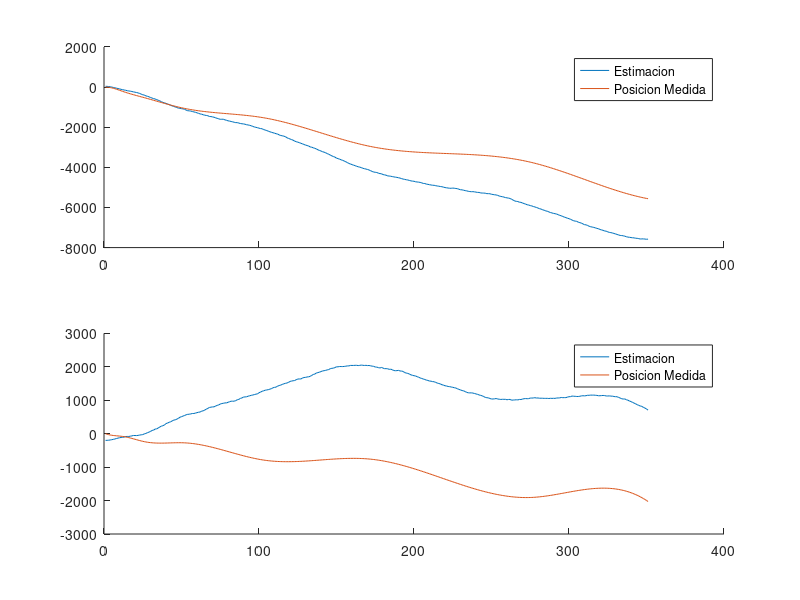
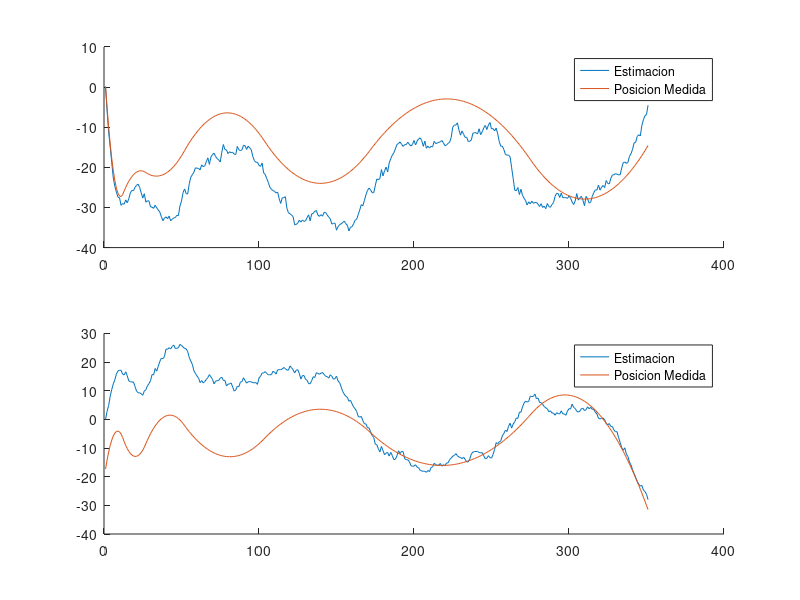
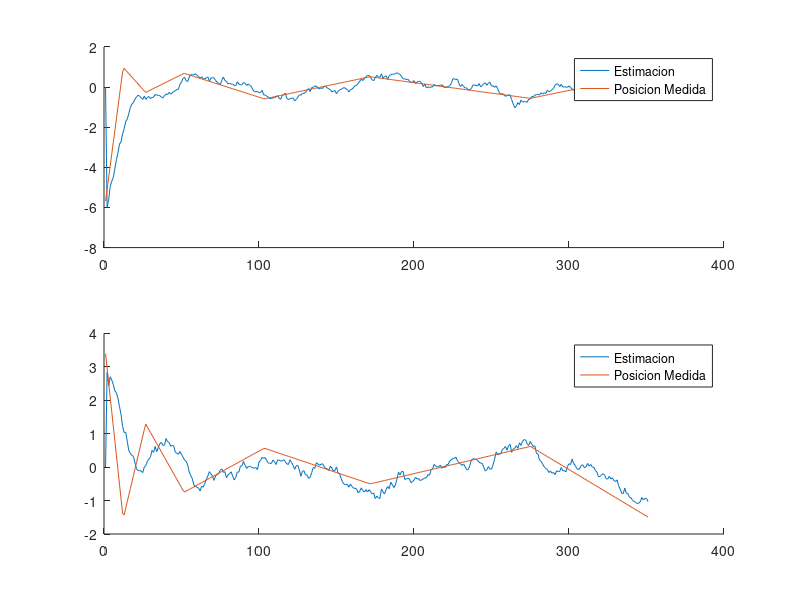
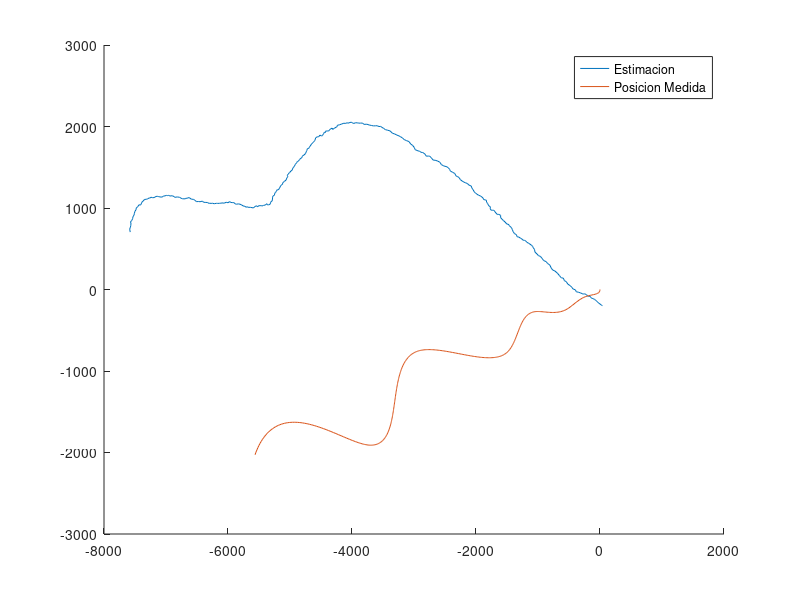

These figures' MATLAB source, in order:
clear all
close all
clc

load('tp3_kalman.mat');
%%%%%%%%%%%%%%%%%%%%%%%%%%%%%%%%%%%%%%%%%%%%%%%%%%%%%%%%%%%%%%%%%%%%%%%%%%%

%toEvaluate= 'position';
%toEvaluate= 'velocity';
toEvaluate= 'aceleration';
%toEvaluate= 'position and velocity';

%Auxiliares
I = [1,0;0,1];
O = zeros(size(I));
O_6 =[O,O,O;O,O,O;O,O,O];
final = length(p) ;
Xsave = [];
E = [];

%Parametros del modelo continuo
sigma_a_dot = 10^-1 ;
q = sigma_a_dot^2*I;
Q = [O,O,O;O,O,O;O,O,q]; %Cov ruido de proceso
A=[O,I,O;O,O,I;O,O,O];

sigma_p = sqrt(100);
sigma_v = sqrt(10);
sigma_a = sqrt(1);

if (strcmp(toEvaluate,'position'))
    C=[I,O,O];
    R = diag([sigma_p^2 sigma_p^2]);
end
if (strcmp(toEvaluate,'velocity'))
  	C=[O,I,O];
    R = diag([sigma_v^2 sigma_v^2]);
end
if (strcmp(toEvaluate,'aceleration'))
  	C=[O,O,I];
    R = diag([sigma_a^2 sigma_a^2]);
end
% if (strcmp(toEvaluate,'position and velocity'))
%   	C=[I,O,O;O,I,O];
%     R = diag([sigma_p^2 sigma_p^2 sigma_v^2 sigma_v^2]);
%  
% end
etha = mvnrnd(zeros(length(R),1),R,final)';

%Discretizacion
%h=1;
Ad = expm(A*h);
Qd = [q*h^5/20,q*h^4/8,q*h^3/6;q*h^4/8,q*h^3/3,q*h^2/2;q*h^3/6,q*h^2/2,q*h];

%Condiciones Iniciales
x0_0 = [40 -200 0 0 0 0]';
P0_0 = diag([10^4 10^8 10^2 10^2 10 10 ]);

%Test de Observabilidad
L = rank(obsv(Ad,C));
if (L == length(Ad))
    disp('El sistema es completamente observable')
else
    disp('El sistema NO es completamente observable')
end
disp(['La cantidad de estados observables es: ',num2str(L)])

%Algoritmo de Kalman
for k = 1:final
    
    %Inicializacion
    if k == 1
        X_kminus_kminus = x0_0;
        P_kminus_kminus = P0_0;
    else
        X_kminus_kminus = X_k_k;
        P_kminus_kminus = P_k_k;
    end
    
    %Valor de la medicion 
    if (strcmp(toEvaluate,'position'))
        Yk = [p(k,:)]'+ etha(:,k);
    end
    if (strcmp(toEvaluate,'velocity'))
        Yk = [v(k,:)]'+ etha(:,k);
    end
    if (strcmp(toEvaluate,'aceleration'))
        Yk = [a(k,:)]'+ etha(:,k);
    end
    if (strcmp(toEvaluate,'position and velocity'))
        Yk = [p(k,:)' ; v(k,:)']+ etha(:,k);
    end

    %Prediccion
    X_k_kminus = Ad * X_kminus_kminus ;
    P_k_kminus = Ad * P_kminus_kminus * Ad' + Qd ;
    
    %Actualizacion
    K_k =  P_k_kminus * C' * inv( C * P_k_kminus * C' + R);
    X_k_k =  X_k_kminus + K_k * (Yk - C * X_k_kminus );
    P_k_k = (eye(size(K_k*C)) - K_k*C) * P_k_kminus ;
    %P_k_k = (eye(size(K_k*C)) - K_k * C)* P_k_kminus * (eye(size(K_k*C)) - K_k*C)' +  K_k * R * K_k';

    Xsave = [Xsave (X_kminus_kminus) ];
    E =[E (Yk - C * X_k_kminus )];
end
%% Comparacion de Estados y Estimaciones

%Posicion en X
figure(1)
subplot(2,1,1)
hold on
plot(1:final,Xsave(1,:))
plot(1:final,p(:,1))
legend({'Estimacion','Posicion Medida'})

%Posicion en Y
subplot(2,1,2)
hold on
plot(1:final,Xsave(2,:))
plot(1:final,p(:,2))
legend({'Estimacion','Posicion Medida'})

%Posicion en X
figure(2)
subplot(2,1,1)
hold on
plot(1:final,Xsave(3,:))
plot(1:final,v(:,1))
legend({'Estimacion','Posicion Medida'})

%Posicion en Y
subplot(2,1,2)
hold on
plot(1:final,Xsave(4,:))
plot(1:final,v(:,2))
legend({'Estimacion','Posicion Medida'})

%Posicion en X
figure(3)
subplot(2,1,1)
hold on
plot(1:final,Xsave(5,:))
plot(1:final,a(:,1))
legend({'Estimacion','Posicion Medida'})

%Posicion en Y
subplot(2,1,2)
hold on
plot(1:final,Xsave(6,:))
plot(1:final,a(:,2))
legend({'Estimacion','Posicion Medida'})

%Trayectoria
figure (4)
hold on
plot(Xsave(1,:),Xsave(2,:))
plot(p(:,1),p(:,2))
legend({'Estimacion','Posicion Medida'})

%Autocorrelacion de la innovacion
figure(5)
subplot(2,1,1)
[c,lags] = xcov(E(1,:));
stem(lags,c)
subplot(2,1,2)
[c,lags] = xcov(E(2,:));
stem(lags,c)
